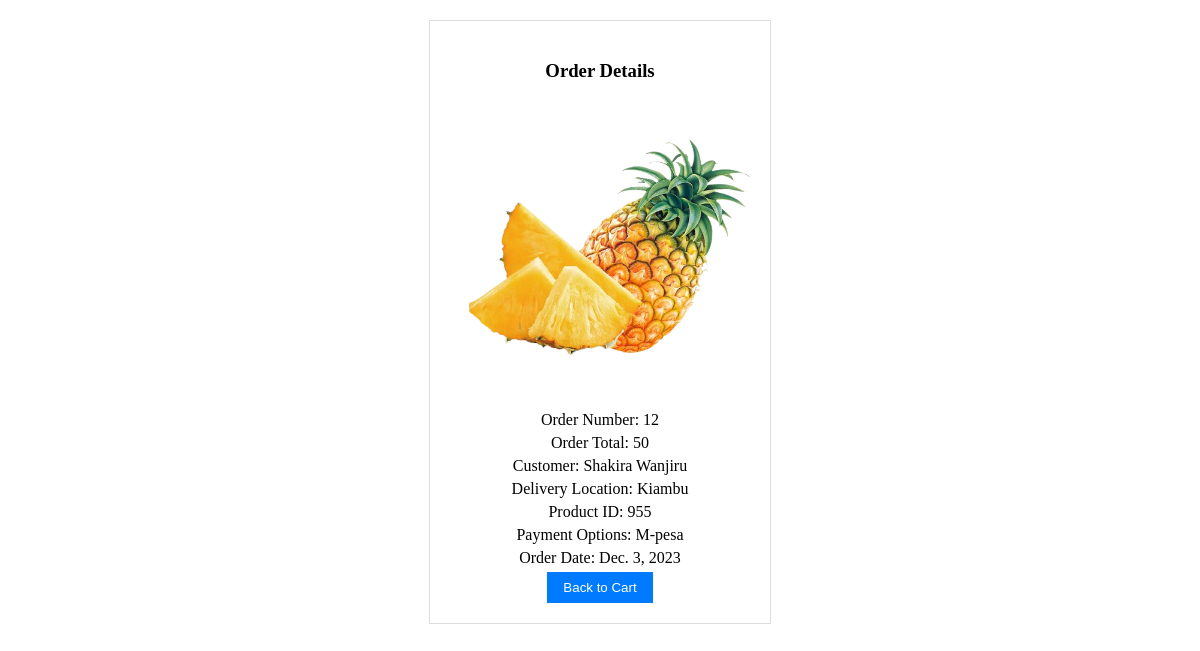
Page /orders/orders/1/ on the committed database.
### orders/models.py (models this page shows, shortened)
class Order(models.Model):
    order_number = models.IntegerField()
    order_total = models.IntegerField()
    product_image = models.ImageField()
    customer = models.CharField(max_length=255)
    delivery_location = models.CharField(max_length=255)
    product_id = models.IntegerField()
    payment_options = models.CharField(max_length=255)
    order_date = models.DateField()

### orders/views.py (the view)
# urls.py: path('orders/<int:id>/',views.order_details, name='order_details_view'),
def order_details(request, id):
    order = Order.objects.get(id=id)
    return render(request, "orders/order_detail.html",{"order": order})

### templates/orders/order_detail.html (shortened to what this page needs)
{% load static %}
<!DOCTYPE html>
<html lang="en">
<head>
    <link rel="stylesheet" href="{% static 'orders/order_detail.css' %}">
</head>
<body>
    <div class="card">
        <h3>Order Details</h3>
        <img src="{{ order.product_image.url }}" alt="Product Image" />
        <p>Order Number: {{ order.order_number }}</p>
        <p>Order Total: {{ order.order_total }}</p>
        <p>Customer: {{ order.customer }}</p>
        <p>Delivery Location: {{ order.delivery_location }}</p>
        <p>Product ID: {{ order.product_id }}</p>
        <p>Payment Options: {{ order.payment_options }}</p>
        <p>Order Date: {{ order.order_date }}</p>
        <a href="{% url 'cart_page' %}">
            <button>Back to Cart</button>
        </a>
    </div>
</body>
</html>

### inventory/static/orders/order_detail.css (style rules this page uses)
.card { width: 300px; border: 1px solid #ddd; padding: 20px; margin: 20px auto; text-align: center; }
.card h3 { margin-bottom: 10px; }
.card img { max-width: 100%; margin-bottom: 10px; }
.card p { margin: 5px 0; }
.card button { background-color: #007bff; color: white; border: none; padding: 8px 16px; cursor: pointer; }

### rows in the picture
Order: product_image (picture), order_number "12", order_total "50", customer "Shakira Wanjiru", delivery_location "Kiambu", product_id "955", payment_options "M-pesa", order_date "Dec. 3, 2023"
